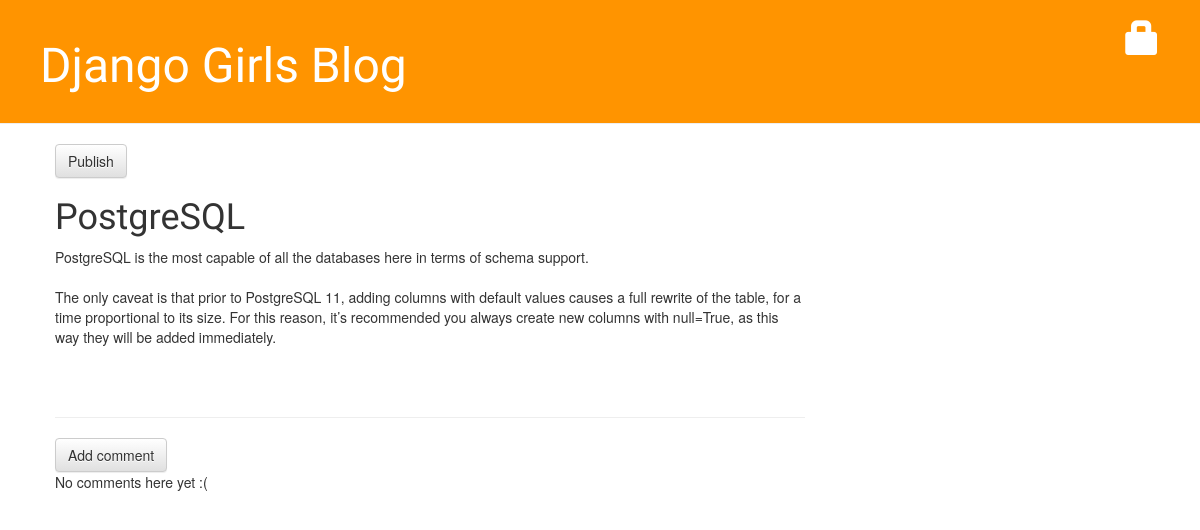
/post/5/, run on an earlier commit of the app's database.
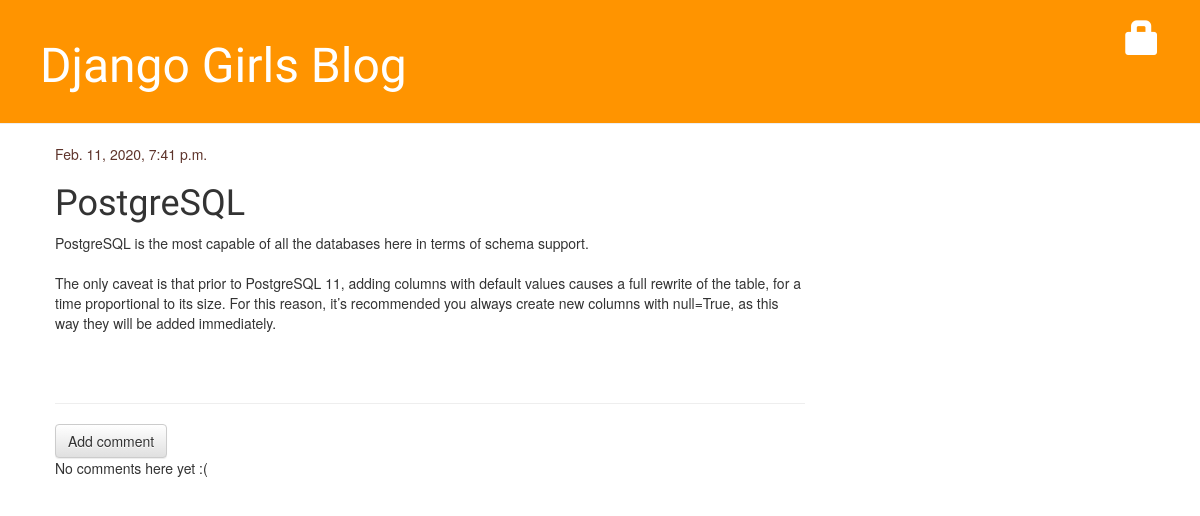
And on a later commit of the database.
### blog/models.py (models this page shows, shortened)
class Post(models.Model):
    author = models.ForeignKey('auth.User', on_delete=models.CASCADE)
    title = models.CharField(max_length=200)
    text = models.TextField()
    created_date = models.DateTimeField(
            default=timezone.now)
    published_date = models.DateTimeField(
            blank=True, null=True)

### blog/views.py (the view)
# urls.py: path('post/<int:pk>/',views.post_detail, name = 'post_detail'), #post/<int:pk>/ kısmı bir URL kalıbı belirtir
def post_detail(request, pk):
    post = get_object_or_404(Post, pk=pk)
    return render(request, 'blog/post_detail.html', {'post': post})

### blog/templates/blog/post_detail.html (shortened to what this page needs)
{% extends 'blog/base.html' %}
{% block content %}
    <div class="post">
        {% if post.published_date %}
             <div class="date">
              {{ post.published_date }}
              </div>
        {% else %}
              <a class="btn btn-default" href="{% url 'post_publish' pk=post.pk %}">Publish</a>
        {% endif %}
        <h1>{{ post.title }}</h1>
        <p>{{ post.text|linebreaksbr }}</p>
    </div>
    <hr>
    <a class="btn btn-default" href="{% url 'add_comment_to_post' pk=post.pk %}">Add comment</a>
    {% for comment in post.comments.all %}
    {% if user.is_authenticated or comment.approved_comment %}
    <div class="comment">
        <div class="date">
            {{ comment.created_date }}
            {% if not comment.approved_comment %}
                <a class="btn btn-default" href="{% url 'comment_remove' pk=comment.pk %}"><span class="glyphicon glyphicon-remove"></span></a>
                <a class="btn btn-default" href="{% url 'comment_approve' pk=comment.pk %}"><span class="glyphicon glyphicon-ok"></span></a>
            {% endif %}
        </div>
        <strong>{{ comment.author }}</strong>
        <p>{{ comment.text|linebreaks }}</p>
    </div>
    {% endif %}
{% empty %}
    <p>No comments here yet :(</p>
{% endfor %}
    {% endblock %}

What changed in the data, as far as the page shows it:
changed Post "PostgreSQL": published_date (not shown) → "Feb. 11, 2020, 7:41 p.m."
Also different on the page:
text no longer shown: "Publish"
